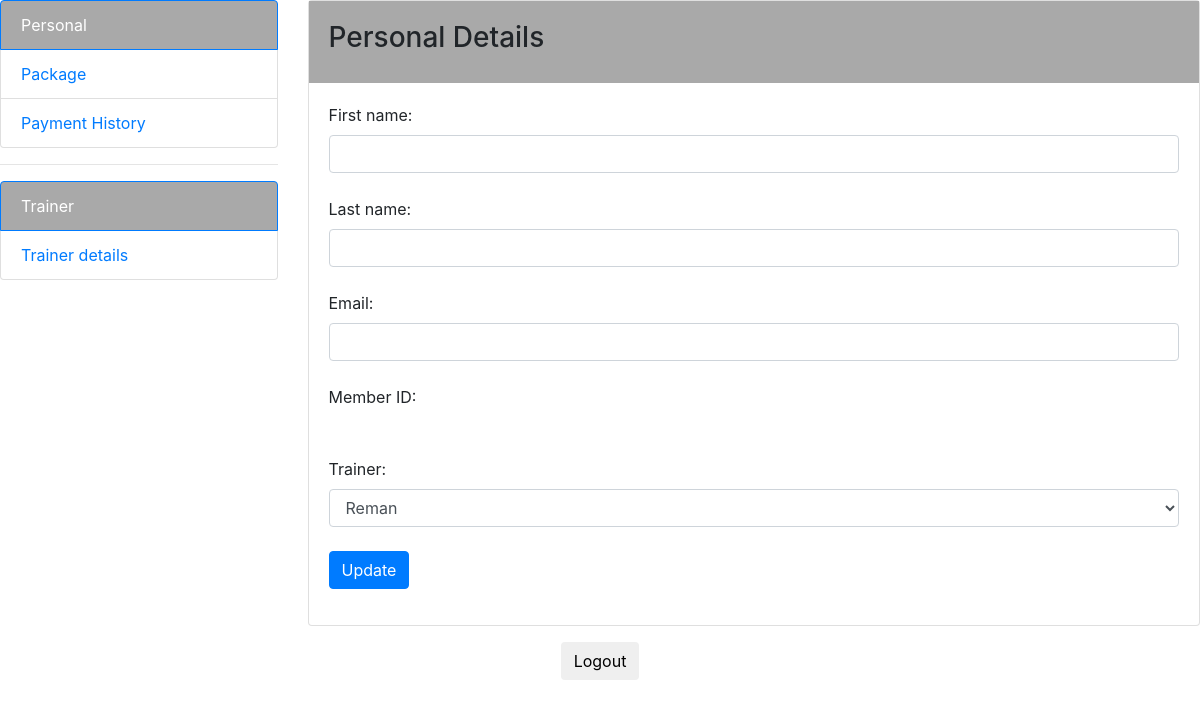
The page /user-panel.php (signed in) on the database as committed earlier.
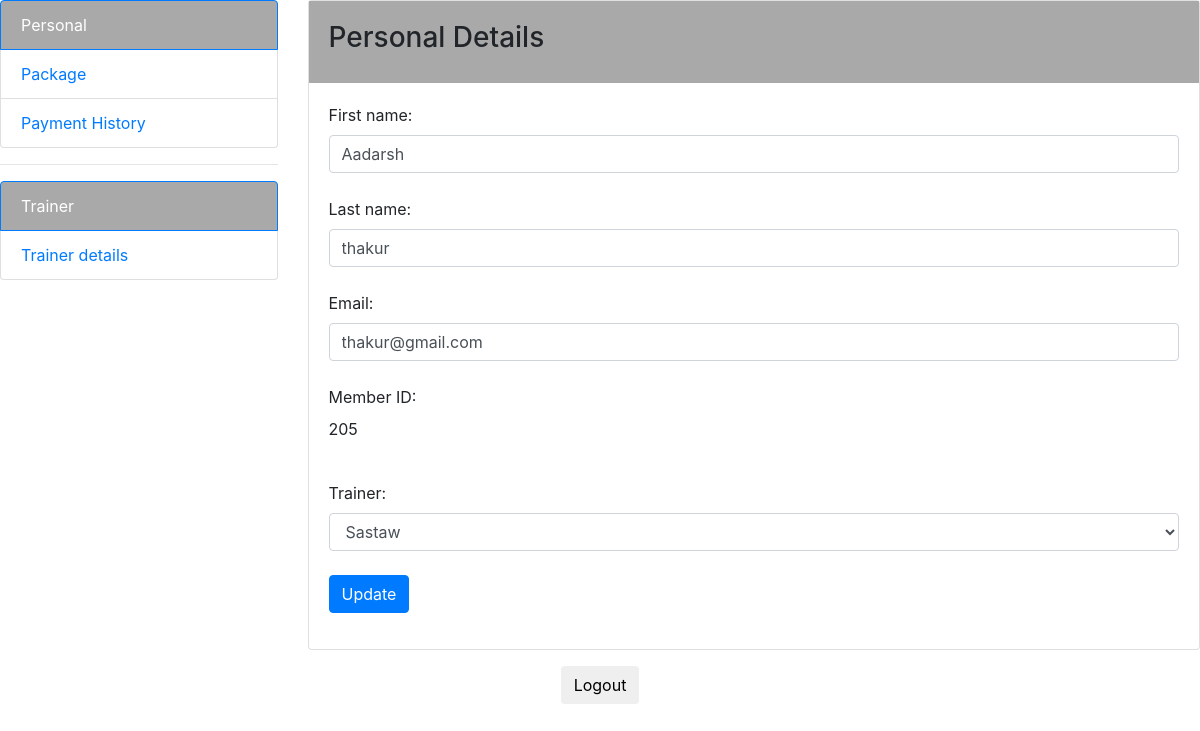
The same page on the database as committed later.
### tables this page shows
CREATE TABLE IF NOT EXISTS `gymapp` (
    `fname` varchar(40) NOT NULL,
    `lname` varchar(40) NOT NULL,
    `email` varchar(40) NOT NULL,
    `contact` int NOT NULL,
    `trainer_id` int NOT NULL,
    `logintb_id` int NULL,
    PRIMARY KEY (`contact`),
    FOREIGN KEY (`trainer_id`) REFERENCES `trainer` (`Trainer_id`),
    FOREIGN KEY (`logintb_id`) REFERENCES `logintb` (`logintb_id`)
);

CREATE TABLE IF NOT EXISTS `trainer` (
    `Trainer_id` int NOT NULL,
    `Name` varchar(40) NOT NULL,
    `phone` int NOT NULL,
    PRIMARY KEY (`Trainer_id`)
);

### user-panel.php (the view, shortened to what this page needs)
<?php
$hostname = "localhost";
$username = "root";
$password = "";
$databaseName = "gymwebsite";
$connect = mysqli_connect($hostname, $username, $password, $databaseName);
$userId = $_SESSION['contact'];
$query = "SELECT * FROM `gymapp` WHERE `logintb_id` = '$userId'";
$result = mysqli_query($connect, $query);
if (mysqli_num_rows($result) > 0) {
    $row = mysqli_fetch_assoc($result);
    $fname = $row['fname'];
    $lname = $row['lname'];
    $email = $row['email'];
    $contact = $row['contact'];
    $trainer_id = $row['trainer_id'];
}
$queryTrainer = "SELECT * FROM `Trainer`";
$resultTrainer = mysqli_query($connect, $queryTrainer);
?>
<!DOCTYPE html>
<html>
<head>
    <link rel="stylesheet" href="https://maxcdn.bootstrapcdn.com/bootstrap/4.0.0-beta/css/bootstrap.min.css">
</head>
<body>
    <div class="container-fluid p-0">
        <div class="row">
            <div class="col-md-3">
                <div class="list-group">
                    <a href="" class="list-group-item active" style="background-color:darkgrey;">Personal</a>
                    <a href="package.php" class="list-group-item">Package</a>
                    <a href="payment.php" class="list-group-item">Payment History</a>
                </div>
                <hr>
                <div class="list-group">
                    <a href="" class="list-group-item active" style="background-color:darkgrey;">Trainer</a>
                    <a href="trainer.php" class="list-group-item">Trainer details</a>
                </div>
            </div>
            <div class="col-md-9">
                <div class="card">
                    <div class="card-body" style="background-color:darkgrey;color:FFFFFF;">
                        <h3>Personal Details</h3>
                    </div>
                    <div class="card-body">
                        <form class="form-group" action="updatePersonal.php" method="post">
                            <label>First name:</label>
                            <input type="text" name="fname" class="form-control" value="<?php echo $fname; ?>"><br>
                            <label>Last name:</label>
                            <input type="text" name="lname" class="form-control" value="<?php echo $lname; ?>"><br>
                            <label>Email:</label>
                            <input type="text" name="email" class="form-control" value="<?php echo $email; ?>"><br>
                            <label>Member ID:</label>
                            <p><?php echo $contact; ?></p><br>
                            <label>Trainer:</label>
                            <select class="form-control" name="trainer_id">
                                <?php while ($rowTrainer = mysqli_fetch_assoc($resultTrainer)) : ?>
                                    <option value="<?php echo $rowTrainer['Trainer_id']; ?>" <?php if ($rowTrainer['Trainer_id'] == $trainer_id) echo "selected"; ?>><?php echo $rowTrainer['Name']; ?></option>
                                <?php endwhile; ?>
                            </select>
                            <br>
                            <input type="submit" class="btn btn-primary" name="update_submit" value="Update">
                        </form>
                    </div>
                </div>
            </div>
        </div>
        <div class="row py-3 d-flex justify-content-center">
            <header>
                <nav>
                    <div class="main-wrapper">
                        <div class="nav-login">
                            <form action="index.php" method="POST">
                                <button type="submit" name="submit" class="btn">Logout</button>
                            </form>
                        </div>
                    </div>
                </nav>
            </header>
        </div>
    </div>
</body>
</html>

Rows that differ between the two databases and show on the page:
now on this page (row edited): gymapp: fname "Aadarsh", lname "thakur", email "thakur@gmail.com", contact "205", trainer_id "Sastaw"
Other text that changed with them:
form field trainer_id: "Reman" → (not shown)
